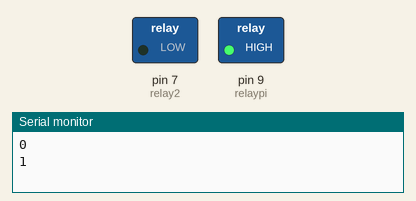
Recording of a sketch running on a simulated Arduino Uno, built with avr-gcc and run on an emulated ATmega328P. Shown: switched loads named in the sketch (green lamp = pin HIGH), the last lines printed to the serial monitor.

Above: at 2.5 s.
At 7.5 s:
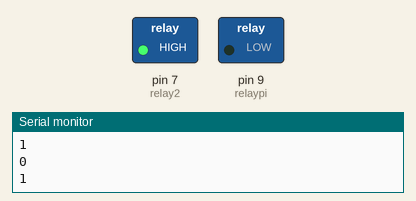
At 10.5 s:
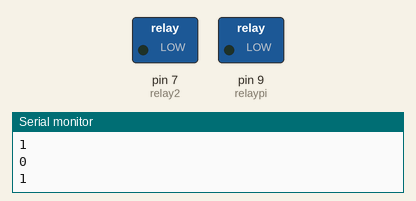
Timing chart, 0 to 14.3 s (numbered marks = the images above):
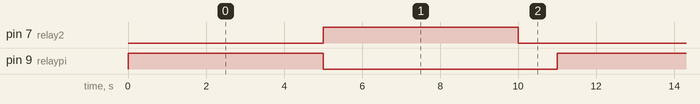

The sketch:

test.ino
```cpp
#define relaypi 9
#define relay2 7
void setup() {
  // put your setup code here, to run once:
  pinMode(relaypi,OUTPUT);
  pinMode(relay2,OUTPUT);
  Serial.begin(9600);
}

void loop() {
  Serial.println(digitalRead(relaypi));
  digitalWrite(relaypi,HIGH);
  Serial.println(digitalRead(relaypi));
  delay(5000);
  digitalWrite(relaypi,LOW);

  Serial.println(digitalRead(relay2));
  digitalWrite(relay2,HIGH);
  Serial.println(digitalRead(relay2));
  // put your main code here, to run repeatedly:
  delay(5000);
  digitalWrite(relay2,LOW);
  delay(1000);

}
```

Measured:
- by itself, pin 7 (relay2), pin 9 (relaypi): alternates HIGH for 5.0 s and LOW for 6.0 s
- by itself, everything shown: repeats every 11.0 s, in 3 steps
